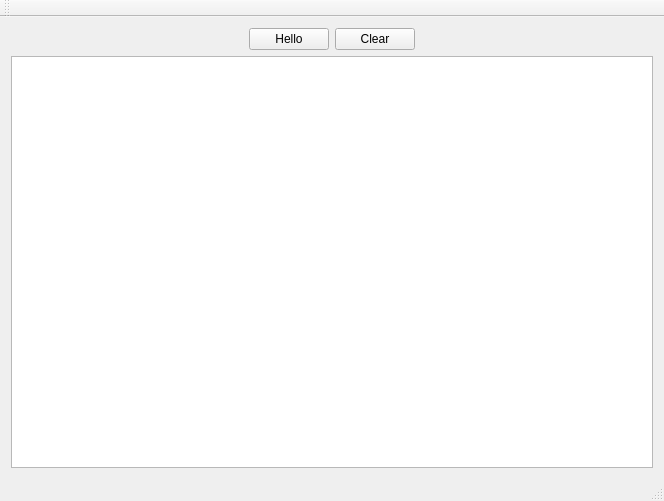
<?xml version="1.0" encoding="UTF-8"?>
<ui version="4.0">
 <class>MainWindow</class>
 <widget class="QMainWindow" name="MainWindow">
  <property name="geometry">
   <rect>
    <x>0</x>
    <y>0</y>
    <width>664</width>
    <height>501</height>
   </rect>
  </property>
  <property name="windowTitle">
   <string>Hello World!</string>
  </property>
  <widget class="QWidget" name="centralWidget">
   <layout class="QGridLayout" name="gridLayout">
    <item row="0" column="0">
     <layout class="QVBoxLayout" name="verticalLayout">
      <item>
       <layout class="QHBoxLayout" name="horizontalLayout">
        <item>
         <spacer name="horizontalSpacer">
          <property name="orientation">
           <enum>Qt::Horizontal</enum>
          </property>
          <property name="sizeHint" stdset="0">
           <size>
            <width>40</width>
            <height>20</height>
           </size>
          </property>
         </spacer>
        </item>
        <item>
         <widget class="QPushButton" name="pushButton">
          <property name="text">
           <string>Hello</string>
          </property>
         </widget>
        </item>
        <item>
         <widget class="QPushButton" name="pushButton_2">
          <property name="text">
           <string>Clear</string>
          </property>
         </widget>
        </item>
        <item>
         <spacer name="horizontalSpacer_2">
          <property name="orientation">
           <enum>Qt::Horizontal</enum>
          </property>
          <property name="sizeHint" stdset="0">
           <size>
            <width>40</width>
            <height>20</height>
           </size>
          </property>
         </spacer>
        </item>
       </layout>
      </item>
      <item>
       <widget class="QTextEdit" name="textEdit"/>
      </item>
     </layout>
    </item>
   </layout>
   <zorder>pushButton</zorder>
   <zorder>pushButton_2</zorder>
   <zorder>horizontalSpacer</zorder>
   <zorder>horizontalSpacer_2</zorder>
   <zorder>pushButton_2</zorder>
   <zorder>textEdit</zorder>
  </widget>
  <widget class="QMenuBar" name="menuBar">
   <property name="geometry">
    <rect>
     <x>0</x>
     <y>0</y>
     <width>664</width>
     <height>22</height>
    </rect>
   </property>
  </widget>
  <widget class="QToolBar" name="mainToolBar">
   <attribute name="toolBarArea">
    <enum>TopToolBarArea</enum>
   </attribute>
   <attribute name="toolBarBreak">
    <bool>false</bool>
   </attribute>
  </widget>
  <widget class="QStatusBar" name="statusBar"/>
 </widget>
 <layoutdefault spacing="6" margin="11"/>
 <resources/>
 <connections>
  <connection>
   <sender>pushButton_2</sender>
   <signal>clicked()</signal>
   <receiver>textEdit</receiver>
   <slot>clear()</slot>
   <hints>
    <hint type="sourcelabel">
     <x>380</x>
     <y>64</y>
    </hint>
    <hint type="destinationlabel">
     <x>488</x>
     <y>111</y>
    </hint>
   </hints>
  </connection>
 </connections>
</ui>
